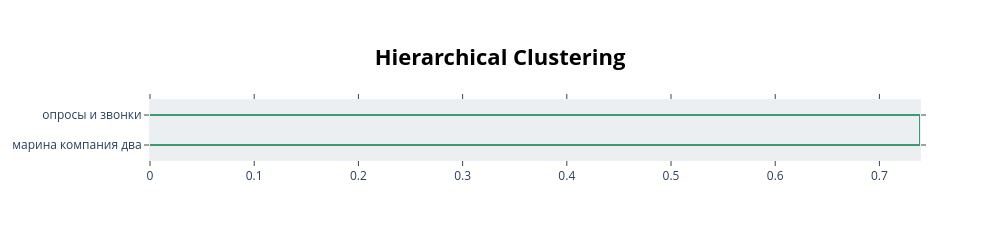

This figure's notebook cell:
### Code cell
topic_model.visualize_hierarchy(custom_labels=True)

### Figure 1 — Plotly figure (JSON) as saved in the notebook; plotly's stock layout.template omitted (floating-point values rounded to 4 significant figures)
{"data": [{"hoverinfo": "text", "marker": {"color": "rgb(61,153,112)"}, "mode": "lines", "type": "scatter", "x": [0.0, 0.7389, 0.7389, 0.0], "xaxis": "x", "y": [-5.0, -5.0, -15.0, -15.0], "yaxis": "y"}], "layout": {"autosize": false, "height": 230, "hoverlabel": {"bgcolor": "white", "font": {"family": "Rockwell", "size": 16}}, "hovermode": "closest", "plot_bgcolor": "#ECEFF1", "showlegend": false, "title": {"font": {"color": "Black", "size": 22}, "text": "<b>Hierarchical Clustering</b>", "x": 0.5, "xanchor": "center", "yanchor": "top"}, "width": 1000, "xaxis": {"mirror": "allticks", "rangemode": "tozero", "showgrid": false, "showline": true, "showticklabels": true, "ticks": "outside", "type": "linear", "zeroline": false}, "yaxis": {"mirror": "allticks", "range": [-20, 0], "rangemode": "tozero", "showgrid": false, "showline": true, "showticklabels": true, "tickmode": "array", "ticks": "outside", "ticktext": ["опросы и звонки", "марина компания два"], "tickvals": [-5, -15], "type": "linear", "zeroline": false}}}
